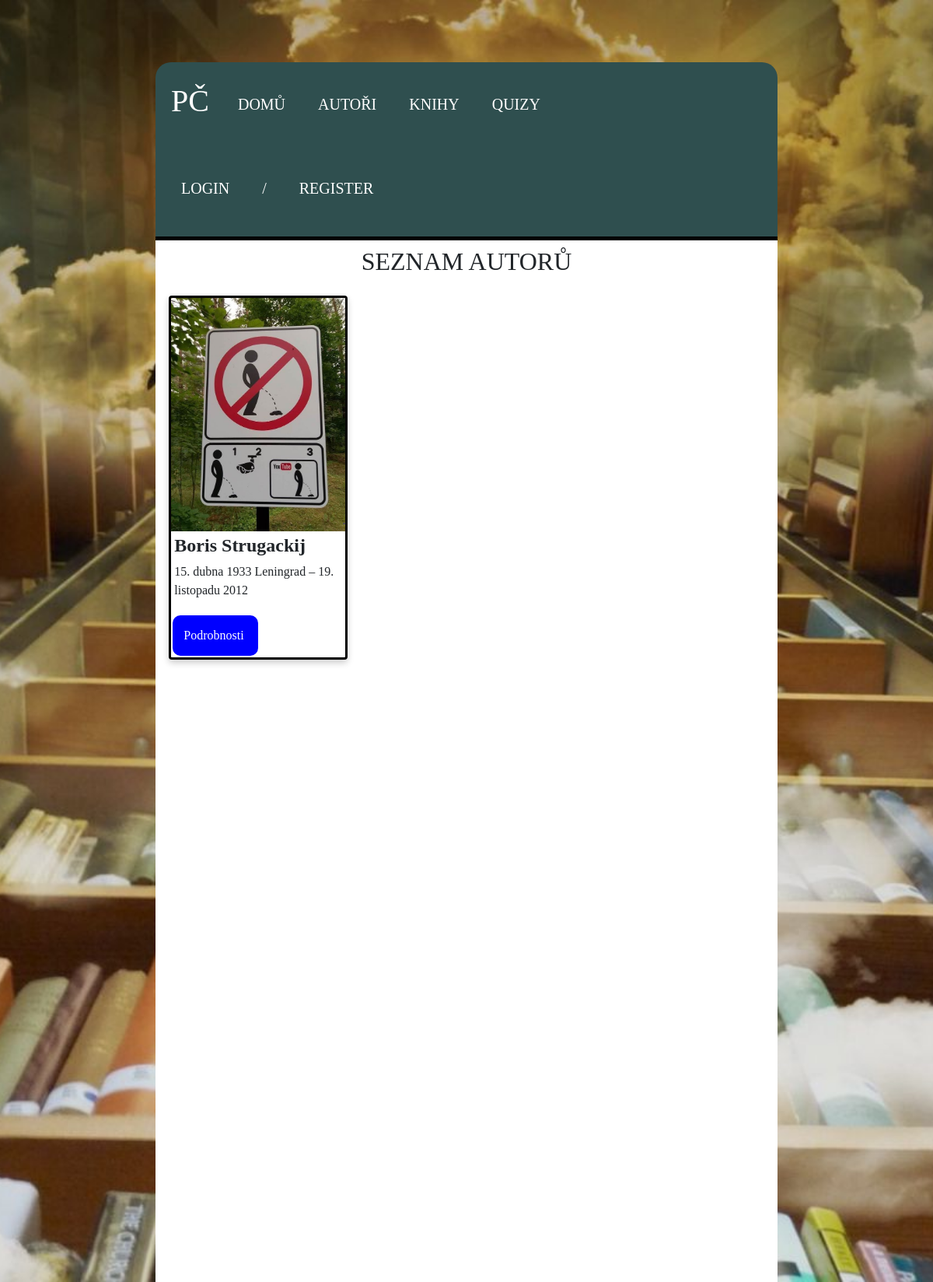
The page /DatabaseApps/authorlist/ on the database its author committed.
### DatabaseApps/models.py (models this page shows, shortened)
class Author(models.Model):
    id = models.BigAutoField(primary_key=True)
    name = models.CharField(max_length=250, unique=False, verbose_name="Name")
    surname = models.CharField(max_length=250, unique=False, verbose_name="Surname")
    nation = models.CharField(max_length=100, verbose_name="Nation", null=True)
    birthdate = models.CharField(max_length=100, verbose_name="Age", null=True)
    photo = models.ImageField(upload_to=poster_author_path, blank=True, null=True)
    bio = models.TextField(blank=True, null=True)
    class Meta:
        ordering = ["name"]

### DatabaseApps/views.py (the view)
# urls.py: path('authorlist/', views.AuthorListView.as_view(), name='authorlist'),
class AuthorListView(ListView):
    model = Author
    context_object_name = 'authors_list'
    template_name = 'page/listAuthor.html'

### DatabaseApps/templates/page/listAuthor.html (shortened to what this page needs)
{% extends "base2.html" %}
{% block content %}
    <hr class="lineHere">
    <div class="containerText">
        <h2 style="text-align: center; padding-top: 1%">SEZNAM AUTORŮ</h2>
        <div class="row">
            {% for author in authors_list %}
                <div class="card">
                  <img src="{{ author.photo.url }}" alt="fotka" class="cardImage">
                  <div class="containerCard">
                    <h4><b>{{ author.name}} {{ author.surname }}</b></h4>
                      <p>{{ author.birthdate }}</p>
                  </div>
                 <a class="buttonBlue" href="{% url 'authordetail' author.pk %}">Podrobnosti</a>
                </div>
            {% endfor %}
        </div>
    </div>
{% endblock %}

### DatabaseApps/static/css/stylesheet.css (style rules this page uses)
.lineHere { display: block; background-color: black; margin-top: -0.01em; margin-bottom: -0.01em; margin-left: auto; margin-right: auto; border-width: 5px; }
.fixedImg { background:url("/DatabaseApps/static/img/books.jpg"); height: 100%; background-attachment: fixed; background-position: center; background-repeat: no-repeat; background-size: cover; }

### DatabaseApps/static/css/listTemplates.css (style rules this page uses)
.containerText { background-color: white; font-family: "Gentium Book Basic"; padding-bottom: 100%; }
.card { border: solid black; margin-top: 2%; margin-left: 3.9%; box-shadow: 0 4px 8px 0 rgba(0,0,0,0.2); transition: 0.3s; max-width: 230px; height: auto; }
.cardImage { height: 300px; width: auto; }
.containerCard { padding: 4px; height: 100%; }
.buttonBlue { color: white; border-radius: 10px; background-color: blue; border: 2px solid blue; text-decoration: none; display: inline-block; font-size: 16px; transition-duration: 0.5s; cursor: pointer; padding: 12px 12px 12px; margin-bottom: 2px; margin-left: 2px; margin-right: 50%; }

### rows shown on the page
Author: photo (picture), name "Boris", surname "Strugackij", birthdate "15. dubna 1933 Leningrad – 19. listopadu 2012"
